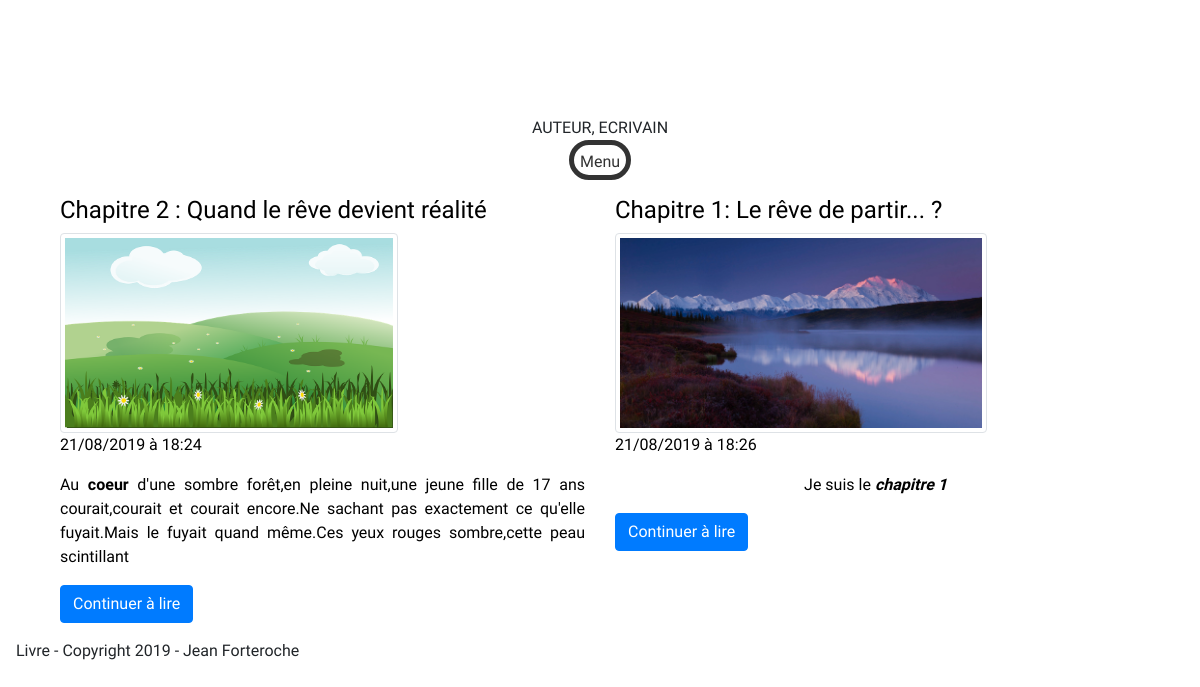
Page /index.php?page=chapters on the committed database.
### tables this page shows
CREATE TABLE IF NOT EXISTS `posts` (
  `id` int(11) NOT NULL AUTO_INCREMENT,
  `title` varchar(255) NOT NULL,
  `content` text NOT NULL,
  `name_post` varchar(255) NOT NULL,
  `image_posts` varchar(255) NOT NULL DEFAULT 'post.png',
  `date_posts` datetime NOT NULL,
  `posted` tinyint(1) NOT NULL,
  PRIMARY KEY (`id`)
);

### controller/FrontendController.php (called while the page is built, shortened)
<?php
require 'model/frontend/PostManager.php';
class FrontendController
{
    public function chaptersAction()
    {
        $postManager = new PostManager;
        $chapters = $postManager->getchapters();
        require 'view/frontend/headerView.php';
        require 'view/frontend/chaptersView.php';
        require 'view/frontend/footerView.php';
        $content = ob_get_clean();
        require 'view/frontend/template.php';
    }
}

### model/Manager.php (called while the page is built, shortened)
<?php
class Manager
{
    private $dbHost;
    private $dbName;
    private $dbUser;
    private $dbPassword;
    private $pdo;
    public function __construct($dbName = 'blog', $dbHost = 'localhost', $dbUser = 'root', $dbPassword = '')
    {
        $this->dbHost = $dbHost;
        $this->dbName = $dbName;
        $this->dbUser = $dbUser;
        $this->dbPassword = $dbPassword;
    }
    public function getPDO()
    {
        if (is_null($this->pdo)) {
            $pdo = new PDO('mysql:host=' . $this->dbHost . ';dbname=' . $this->dbName, $this->dbUser, $this->dbPassword);
            $pdo->setAttribute(PDO::ATTR_ERRMODE, PDO::ERRMODE_EXCEPTION);
            $this->pdo = $pdo;
        }
        return $this->pdo;
    }
}

### model/frontend/PostManager.php (called while the page is built, shortened)
<?php
require_once 'model/Manager.php';
class PostManager extends Manager
{
    public function getChapters()
    {
        $sql = "
        SELECT *
        FROM posts
        WHERE posted='1'
        ORDER BY date_posts
        ASC
        ";
        $query = $this->getPDO()->query($sql);
        $results = $query->fetchAll(PDO::FETCH_OBJ);
        return $results;
    }
}

### view/frontend/chaptersView.php (the view, shortened to what this page needs)
<section class="blog-me pt-100 pb-100" id="blog">
    <div class="container">
        <div id="styleBloc">
            <?php foreach ($chapters as $chapter): ?>
            <div class="col-md-6 col-12 blogShort">
                <a href="index.php?page=chapter&id=<?=$chapter->id?>" id="lien">
                    <h1><?=$chapter->title?></h1>
                    <img src="public/img/chapter/<?=$chapter->image_posts?>" alt="<?=$chapter->title?>"
                        class="pull-left img-responsive thumb margin10 img-thumbnail">
                    <p>
                        <?=date("d/m/Y à H:i", strtotime($chapter->date_posts))?>
                        <br>
                        <?=substr(nl2br($chapter->content), 0, 250)?>
                    </p>
                    <p class=" btn btn-primary">Continuer à lire</p>
                </a>
            </div>
            <?php endforeach;?>
        </div>
    </div>
</section>

### view/frontend/headerView.php (shortened to what this page needs)
<div class="container">
    <header class="blog-header py-3">
        <div class="row justify-content-between align-items-center">
            <div class="container">
                <a href="index.php?page=home">
                    <div class="title">Jean Forteroche</div>
                </a>
                <div class="subtitle">Auteur, Ecrivain</div>
            </div>
            <div class="nav-controller">
                <span class="controller-open">Menu</span>
            </div>
        </div>
</div>

### view/frontend/footerView.php
<p>Livre - Copyright 2019 - Jean Forteroche</a></p>

### index.php (shortened to what this page needs)
<?php
require_once 'controller/FrontendController.php';
$frontController = new FrontendController;
$backController = new BackendController;
if (isset($_GET['page'])) {
    if ($_GET['page'] == 'home') {
        $frontController->homeAction();
    } else if ($_GET['page'] == 'chapters') {
        $frontController->chaptersAction();
    } else if ($_GET['page'] == 'chapter') {
        if (isset($_GET['id']) && $_GET['id'] > 0) {
            $id = intval($_GET['id']);
            if (isset($_GET['action']) && $_GET['action'] == 'signalComment') {
                $comment_id = (isset($_GET['comment_id'])) ? intval($_GET['comment_id']) : '';
                $frontController->signalAction($comment_id);
                header('Location: index.php?page=chapter&id=' . $id);
            }
            if (isset($_POST['submit'])) {
                $frontController->sendCommentAction($_POST['name'], $_POST['comment'], $id);
            }
            $frontController->chapterAction($id);
        } else {
            throw new Exception('Aucun identifiant envoyé !');
        }
    } else if ($_GET['page'] == 'login') {
        if (!isset($_SESSION['password'])) {
            if (isset($_POST['connexion'])) {
                $password = intval($_POST['password']);
                $backController->connexionAction($password);
                $_SESSION['password'] = $backController->connexionAction($password);
            }
            $backController->loginAction();
        } else {
            header('Location: index.php?page=admin');
        }
    } else if ($_GET['page'] == 'admin') {
        if (isset($_SESSION['password'])) {
            if (isset($_GET['id']) && $_GET['id'] > 0) {
                $id = intval($_GET['id']);
                if (isset($_GET['action'])) {
                    if ($_GET['action'] == 'valide') {
                        $backController->valideCommentAction($id);
                    }
                    if ($_GET['action'] == 'remove') {
                        $backController->removeCommentAction($id);
                    }
                }
            }
            $backController->adminAction();
        } else {
            header('Location: index.php?page=login');
        }
    } else if ($_GET['page'] == 'adminChapters') {
        if (isset($_SESSION['password'])) {
            $backController->chaptersAction();
        } else {
            header('Location: index.php?page=login');
        }
    } else if ($_GET['page'] == 'write') {
        if (isset($_SESSION['password'])) {
            if (isset($_POST['newChapter'])) {
                $title = (isset($_POST['title'])) ? $_POST['title'] : '';
                $description = (isset($_POST['description'])) ? $_POST['description'] : '';
                $posted = (isset($_POST['public']) == 'on') ? 1 : 0;
                $tmp_name = $_FILES['image']['tmp_name'];
                $file = $_FILES['image']['name'];
                $backController->writeFormAction($title, $description, $posted, $tmp_name, $file);
                header('Location: index.php?page=adminEdit');
            }
            $backController->writeAction();
        } else {
            header('Location: index.php?page=login');
        }
    } else if ($_GET['page'] == 'adminEdit') {
        if (isset($_SESSION['password'])) {
            if (isset($_GET['id']) && $_GET['id'] > 0) {
                $id = intval($_GET['id']);
                $title = (isset($_POST['title'])) ? $_POST['title'] : '';
                $content = (isset($_POST['content'])) ? $_POST['content'] : '';
                $posted = (isset($_POST['public']) == 'on') ? 1 : 0;
                if (isset($_POST['modified'])) {
                    if (isset($_FILES)) {
                        if (!empty($_FILES['image']['name'])) {
                            $file = $_FILES['image']['name'];
                            $tmp_name = $_FILES['image']['tmp_name'];
                            $backController->editImageAction($id, $title, $content, $tmp_name, $posted, $file);
                        }
                    }
                    $backController->editAction($id, $title, $content, $posted);
                }
                if (isset($_POST['deleted'])) {
                    $backController->deleteAction($id);
                    header('Location: index.php?page=adminEdit');
                }
                $backController->updateAction($id);
            } else {
                $backController->chaptersAction();
            }
        } else {
            header('Location: index.php?page=login');
        }
    }
} else {
    $frontController->errorAction();
}

### view/frontend/template.php (shortened to what this page needs)
<!doctype html>
<html lang="en">
<head>
    <link rel="stylesheet" href="https://stackpath.bootstrapcdn.com/bootstrap/4.3.1/css/bootstrap.min.css"
>
    <link rel="stylesheet" href="public/css/style.css">
</head>
<body>
    <?=$content?>
</body>
</html>

### public/css/style.css (style rules this page uses)
html, body { overflow-x: hidden; width: 100%; height: auto; }
body { font-family: 'Raleway', sans-serif; position: relative; padding: 0 1em 3em 1em; }
.title { font-weight: 800; color: transparent; font-size: 120px; background: url("https://phandroid.s3.amazonaws.com/wp-content/uploads/2014/05/rainbow-nebula.jpg") repeat; background-position: 40% 50%; -webkit-background-clip: text; text-align: center; line-height: 90px; letter-spacing: -8px; }
.subtitle { display: block; text-align: center; text-transform: uppercase; padding-top: 10px; }
.nav-controller { padding: 5px 6px 1px; border: 5px solid rgb(51, 51, 51); color: rgb(51, 51, 51); border-radius: 25px; font-size: 12pt; cursor: pointer; z-index: 300; margin: auto; }
nav~.nav-controller>.controller-open { display: inline-block; }
section { width: 100%; float: left; }
#lien>h1 { font-size: 1.5em; }
.img-responsive { max-width: 400px; height: 200px !important; }
#lien { width: 600px !important; text-align: justify !important; color: black !important; text-decoration: none !important; }
#styleBloc { display: flex; -ms-flex-wrap: wrap; flex-wrap: wrap; }

### rows in the picture
posts: title "Chapitre 2 : Quand le rêve devient réalité", image_posts (picture), date_posts "21/08/2019 à 18:24", content "Au coeur d'une sombre forêt,en pleine nuit,une jeune fille de 17 ans courait,courait et courait encore.Ne sachant pas exactement ce qu'elle fuyait.Mais le fuyait quand même.Ces yeux rouges sombre,cette peau scintillant"
posts: title "Chapitre 1: Le rêve de partir... ?", image_posts (picture), date_posts "21/08/2019 à 18:26", content "Je suis le chapitre 1"
